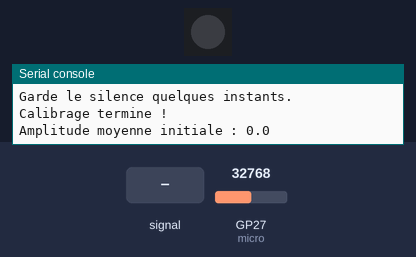
A program run on a simulated Raspberry Pi Pico running MicroPython. On the bench: 1 RGB LEDs in strip order, left to right, the last lines printed to the serial console. The test bench sets the inputs (shaded band); at power-on: GP27 (micro) = 32768 (analog values on the 0–65535 scale). Dim RGB values are drawn brighter than linear; random numbers come from a fixed seed.

Above: at 2.4 s.
2.5 s: GP27 (micro) fed a 2 Hz sine of ±19660 counts around its level
At 5.4 s:
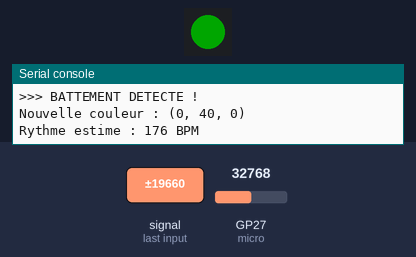
5.5 s: GP27 (micro) set to 45874
7.0 s: GP27 (micro) fed a 2 Hz sine of ±19660 counts around its level
At 7.18 s:
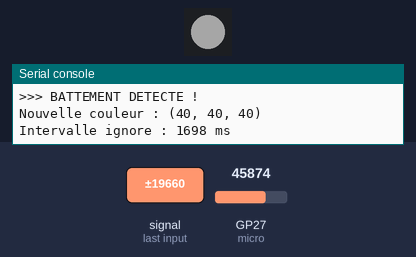
10.0 s: GP27 (micro) set to 57670
11.5 s: GP27 (micro) fed a 200 Hz sine of ±5242 counts around its level
At 12.1 s:
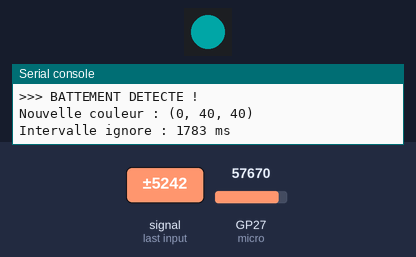
Timing chart, 0 to 14.0 s (numbered marks = the images above; inputs shaded):
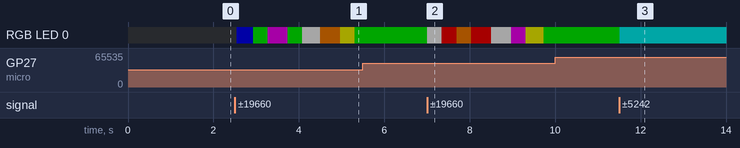

Measured:
- after the input at 2.5 s, RGB LED 0: off → RGB(0, 0, 40) after 0.05 s, → RGB(0, 40, 0) 0.38 s later, → RGB(40, 0, 40) 0.34 s later, → RGB(0, 40, 0) 0.47 s later, … (8 changes in this stretch)
- after the input at 5.5 s, every drawn part: stays the same
- after the input at 7.0 s, RGB LED 0: RGB(0, 40, 0) → RGB(40, 40, 40) at once, → RGB(40, 0, 0) 0.34 s later, → RGB(40, 20, 0) 0.34 s later, → RGB(40, 0, 0) 0.34 s later, … (8 changes in this stretch)
- after the input at 10.0 s, every drawn part: stays the same
- after the input at 11.5 s, RGB LED 0: RGB(0, 40, 0) → RGB(0, 40, 40) at once

The program:

ex04_rgb_musique.py
```python
from machine import ADC, Pin
from neopixel import NeoPixel
from utime import sleep_ms, ticks_ms, ticks_diff, ticks_add
from random import randint

# --- Initialisation du materiel ---

micro = ADC(Pin(27))           # Microphone sur A1
led = NeoPixel(Pin(18), 1)     # LED RGB sur D18

# --- Parametres de detection ---

FACTEUR_SENSIBILITE = 1.3
SEUIL_MINIMUM = 500
DELAI_MINIMUM = 300

# --- BONUS 1 : Parametres BPM ---

INTERVALLE_MIN = 300     # 200 BPM maximum
INTERVALLE_MAX = 1500    # 40 BPM minimum

dernier_battement = None

# --- BONUS 2 : Moyenne et enregistrement ---

DUREE_MINUTE = 60000

somme_bpm = 0
nombre_bpm = 0
numero_minute = 0


# --- Couleurs disponibles ---

couleurs = [
    (40, 0, 0),    # Rouge
    (0, 40, 0),    # Vert
    (0, 0, 40),    # Bleu
    (40, 40, 0),   # Jaune
    (40, 0, 40),   # Violet
    (0, 40, 40),   # Cyan
    (40, 20, 0),   # Orange
    (40, 40, 40)   # Blanc
]

dernier_indice = -1


# --- Mesure de l'amplitude sonore ---

def mesurer_amplitude():
    valeur_min = 65535
    valeur_max = 0

    for i in range(40):
        valeur = micro.read_u16()

        if valeur < valeur_min:
            valeur_min = valeur

        if valeur > valeur_max:
            valeur_max = valeur

        sleep_ms(1)

    return valeur_max - valeur_min


# --- Changement aleatoire de couleur ---

def changer_couleur():
    global dernier_indice

    indice = randint(0, len(couleurs) - 1)

    # Eviter deux couleurs identiques de suite
    while indice == dernier_indice:
        indice = randint(0, len(couleurs) - 1)

    dernier_indice = indice

    led[0] = couleurs[indice]
    led.write()

    print("Nouvelle couleur :", couleurs[indice])

# --- BONUS 1 : Calcul des BPM ---

def calculer_bpm(maintenant):
    global dernier_battement
    global somme_bpm, nombre_bpm

    if dernier_battement is not None:

        intervalle = ticks_diff(
            maintenant, dernier_battement
        )

        if INTERVALLE_MIN <= intervalle <= INTERVALLE_MAX:

            bpm = round(60000 / intervalle)
            somme_bpm += bpm
            nombre_bpm += 1

            print("Rythme estime :", bpm, "BPM")

        else:
            print("Intervalle ignore :", intervalle, "ms")

    else:
        print("Premier battement : attente du suivant")

    dernier_battement = maintenant

# --- BONUS 2 : Enregistrement des BPM ---

def enregistrer_moyenne(minute, somme, nombre):

    if nombre > 0:
        bpm_moyen = round(somme / nombre, 1)

        ligne = "Minute {} : {} BPM ({} mesures)\n".format(
            minute, bpm_moyen, nombre
        )

    else:
        ligne = "Minute {} : aucune mesure valide\n".format(
            minute
        )

    # Mode ajout : conserve les anciennes donnees
    with open("bpm.txt", "a") as fichier:

        # Separateur entre deux executions
        if minute == 1:
            fichier.write("\n--- Nouvelle session ---\n")

        fichier.write(ligne)

    print("Enregistrement :", ligne.strip())


# --- Calibrage initial ---

print("Calibrage du microphone...")
print("Garde le silence quelques instants.")

led[0] = (0, 0, 0)
led.write()

moyenne = 0

for i in range(30):
    moyenne += mesurer_amplitude()

moyenne /= 30

print("Calibrage termine !")
print("Amplitude moyenne initiale :", moyenne)

dernier_pic = ticks_ms() - DELAI_MINIMUM
dernier_affichage = ticks_ms()
debut_minute = ticks_ms()

pret = True


# --- Boucle principale ---

try:
    while True:
        amplitude = mesurer_amplitude()
        maintenant = ticks_ms()

        # BONUS 2 : Verification des 60 secondes
        if ticks_diff(maintenant, debut_minute) >= DUREE_MINUTE:

            numero_minute += 1

            enregistrer_moyenne(
                numero_minute,
                somme_bpm,
                nombre_bpm
            )

            # Remise a zero pour la minute suivante
            somme_bpm = 0
            nombre_bpm = 0

            debut_minute = ticks_add(
                debut_minute, DUREE_MINUTE
            )

        seuil = max(
            SEUIL_MINIMUM,
            moyenne * FACTEUR_SENSIBILITE
        )

        if (pret
                and amplitude > seuil
                and ticks_diff(maintenant, dernier_pic)
                    >= DELAI_MINIMUM):

            print(">>> BATTEMENT DETECTE !")

            # Changement de couleur a chaque pic
            changer_couleur()

            # BONUS 1 : Calcul du rythme
            calculer_bpm(maintenant)

            dernier_pic = maintenant
            pret = False

        # Rearmement apres une baisse sonore
        if not pret and amplitude < seuil * 0.8:
            pret = True

        # Actualisation de la moyenne
        moyenne = 0.95 * moyenne + 0.05 * amplitude

        # Affichage periodique
        if ticks_diff(maintenant, dernier_affichage) >= 300:
#             print("Amplitude :", amplitude,
#                   "| Seuil :", int(seuil))
            dernier_affichage = maintenant

finally:
    # Eteindre la LED a l'arret du programme
    led[0] = (0, 0, 0)
    led.write()
    print("Programme arrete")
```
